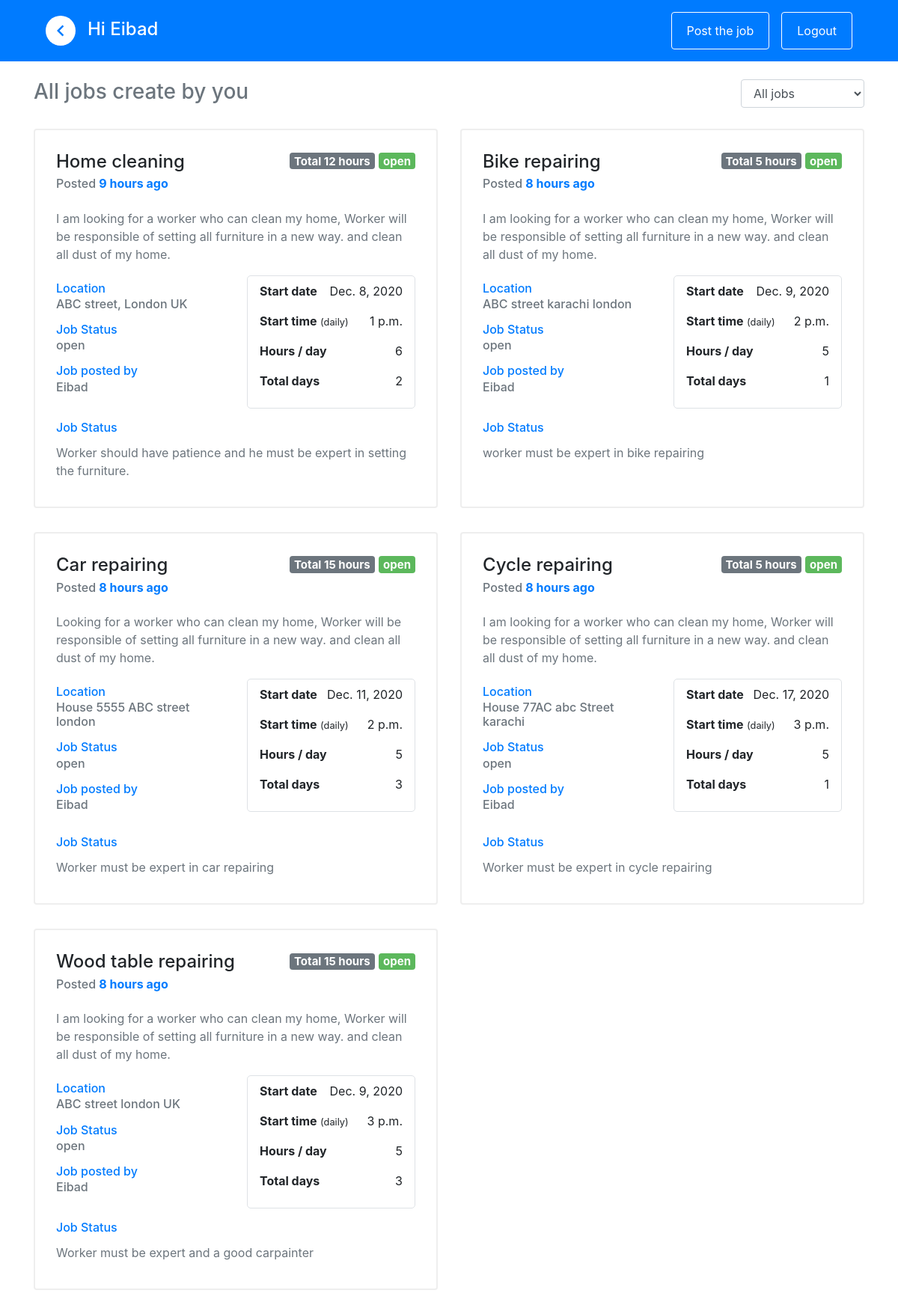
Page /jobs (signed in) on the committed database.
### application/models.py (models this page shows, shortened)
class User(AbstractUser):
    ifClient = models.ForeignKey(client, on_delete = models.CASCADE, blank = True, null = True)
    ifFreelancer = models.ForeignKey(freelancer, on_delete = models.CASCADE, blank = True, null = True)

class job(models.Model):
    title           = models.CharField(max_length = 255)
    description     = models.TextField()
    location        = models.CharField(max_length = 255)
    total_days      = models.IntegerField()
    hours_per_day   = models.IntegerField()
    start_date      = models.DateField(default = None, blank = True, null = True)
    start_time      = models.TimeField()
    end_time        = models.TimeField()
    task_types      = models.TextField()
    group_types     = models.TextField()
    note            = models.TextField(default = None, blank = True, null = True)
    posted_date     = models.DateTimeField(default = datetime.now())
    posted_by       = models.ForeignKey(User, on_delete = models.CASCADE, null = True, blank = True)
    status          = models.CharField(max_length = 50, default = "open")
    def get_total_hours(self):
        return self.total_days * self.hours_per_day
    def when_posted(self):
        postedDate = str(self.posted_date).split("+")[0]
        postedDate = datetime.strptime(postedDate, "%Y-%m-%d %H:%M:%S.%f")
        myDf = datetime.now() - postedDate
        days =  int(myDf.days)
        hours = int(myDf.seconds // 3600)
        minutes = (myDf.seconds %  3600) / 60.0
        if days > 1:
            return self.posted_date
        else:
            if days == 1:
                return f'{days} day ago'
            if hours >= 1:
                if hours == 1:
                    return f'{hours} hour ago'
                return f'{hours} hours ago'

### application/views.py (the view)
# urls.py: path('jobs', views.jobs, name="jobs"),
def jobs(request):
    context = {}
    status = "all"
    if 'status' in request.GET and request.GET['status'] != "":
        status = request.GET['status']
    context['all_jobs'] = get_filtered_jobs(request, status)
    return render(request, 'main.html', context)

### application/views.py (called while the page is built)
def get_filtered_jobs(request, status):
    if status == "all":
        all_jobs = job.objects.all()
    else:
        all_jobs = job.objects.filter(status = status)
    if all_jobs.exists():
        if request.user.ifClient:
            all_jobs = all_jobs.filter(posted_by = request.user)
            print(len(all_jobs))
    return all_jobs

### templates/main.html (shortened to what this page needs)
{% load static %}
{% include 'inc/head.inc.html' %}
{% include 'inc/navbar.inc.html' %}
<body>
    <div class="container">
        <div class="row">
            <div class="col-sm-6">
                <h3 class="mt-4 text-secondary" style="display:inline-block">
                    All jobs create
                    {% if user.ifClient %}
                        by
                    {% else %}
                        for
                    {% endif %}
                    you
                </h3>
            </div>
            {% if user.ifClient %}
            <div class="col-sm-6 d-flex justify-content-end">
                <select class="form-control mt-4" id="filter" style="width: fit-content;">
                    <option value="all">All jobs</option>
                </select>
            </div>
            {% endif %}
        </div>
        <div class="row my-2">
            {% for job in all_jobs %}
            <div class="col-sm-6 my-3">
                <div class="card job-card p-2" style="width: 100%; height: 100%;">
                    <div class="card-body d-flex flex-column">
                        <div>
                            <h4 style="display: inline-block;" class="card-title">{{ job.title }}</h4>
                            <h5 style="float: right;">
                                <span class="badge badge-secondary">Total {{ job.get_total_hours }} hours</span>
                                <span class="badge badge-secondary {{ job.status }}">{{ job.status }}</span>
                            </h5>
                        </div>
                        <h6 class="card-subtitle mb-2 text-muted">Posted <span class="text-primary"><b>{{job.when_posted}}</b></span></h6>
                        <p class="card-text pb-0 mb-2 mt-3 text-secondary">{{ job.description }}</p>
                        <div class="row my-0">
                            <div class="col-sm-6 my-2">
                                <div class="portion">
                                    <h6 class="my-2 text-primary">Location</h6>
                                    <h6 class="card-subtitle mb-2 text-muted">{{ job.location }}</h6>
                                </div>
                                <div class="portion">
                                    <h6 class="my-2 text-primary">Job Status</h6>
                                    <h6 class="card-subtitle mb-2 text-muted">{{ job.status }}</h6>
                                </div>
                                <div class="portion">
                                    <h6 class="my-2 text-primary">Job posted by</h6>
                                    <h6 class="card-subtitle mb-2 text-muted">{{ job.posted_by.first_name }} {{ job.posted_by.last_name }}</h6>
                                </div>
                            </div>
                            <div class="col-sm-6 my-2">
                                <div class="px-3 py-2 border" style="border-radius: 5px;">
                                    <div>
                                        <p  style="display: inline-block;"><b>Start date</b></p>
                                        <p style="float: right;">{{job.start_date}}</p>
                                    </div>
                                    <div>
                                        <p  style="display: inline-block;"><b>Start time</b> <small>(daily)</small></p>
                                        <p style="float: right;">{{job.start_time}}</p>
                                    </div>
                                    <div>
                                        <p  style="display: inline-block;"><b>Hours / day</b></p>
                                        <p style="float: right;">{{job.hours_per_day}}</p>
                                    </div>
                                    <div>
                                        <p  style="display: inline-block;"><b>Total days</b></p>
                                        <p style="float: right;">{{job.total_days}}</p>
                                    </div>
                                </div>
                            </div>
                        </div>
                        {% if job.note %}
                            <h6 class="my-2 text-primary">Job Status</h6>
                            <p class="card-text pb-0 mb-2 mt-1 text-secondary">{{ job.note }}</p>
                        {% endif %}
                    </div>
                </div>
            </div>
            {% endfor %}
        </div>
    </div>
</body>
</html>

### templates/inc/head.inc.html (shortened to what this page needs)
{% load static %}
<!doctype html>
<html class="no-js" lang="zxx">
<head>
    <link rel="stylesheet" href="https://maxcdn.bootstrapcdn.com/bootstrap/4.4.1/css/bootstrap.min.css">
    <link rel="stylesheet" href="https://cdnjs.cloudflare.com/ajax/libs/font-awesome/4.7.0/css/font-awesome.min.css">
</head>

### templates/inc/navbar.inc.html (shortened to what this page needs)
<div class="bg-primary">
    <div class="container">
        <nav class="navbar navbar-expand-md bg-primary navbar-dark">
            <i class="material-icons float-left text-primary bg-white mr-3" style="border-radius: 100%; padding:5px; font-size:30px; cursor: pointer;" title="Go back" onclick="window.history.back()">keyboard_arrow_left</i>
            {% if user.is_authenticated %}
            <div class="float-left mt-1 text-white">
                <h4>Hi {{user.first_name}}</h4>
            </div>
            {% endif %}
              <div class="collapse navbar-collapse flex-row-reverse" id="collapsibleNavbar">
                <ul class="navbar-nav">
                    {% if user.is_authenticated %}
                      {% if user.ifClient %}
                      <li class="nav-item">
                        <a class="nav-link">
                            <button type="button" data-toggle="modal" data-target="#add-job" style="border: solid 1px white; width: 100%;" class="mx-2 btn btn-primary">Post the job</button>
                        </a>
                      </li>
                      {% endif %}
                      <li class="nav-item">
                        <a class="nav-link" href="logout">
                            <button type="button" style="border: solid 1px white; width: 100%;" class="mx-2 btn btn-primary">Logout</button>
                        </a>
                     </li>
                    {% endif %}
                </ul>
              </div>
        </nav>
    </div>
</div>

### templates/inc/head.inc.html (style rules this page uses)
.open { background-color: #5cb85c; color: #ffffff; }
.portion { margin: 0px 0px 15px 0px; }
.job-card { border: solid 2px #eeeeee; transition-duration: 0.25s; }
button { height: 50px; }
select { padding:10px; width: 10em }

### rows in the picture
User: first_name "Eibad"
job: title "Home cleaning", get_total_hours "12", status "open", when_posted "9 hours ago", description "I am looking for a worker who can clean my home, Worker will be responsible of setting all furniture in a new way. and clean all dust of my home.", location "ABC street, London UK", posted_by.first_name "Eibad", start_date "Dec. 8, 2020", start_time "1 p.m.", hours_per_day "6", total_days "2", note "Worker should have patience and he must be expert in setting the furniture."
job: title "Bike repairing", get_total_hours "5", status "open", when_posted "8 hours ago", description "I am looking for a worker who can clean my home, Worker will be responsible of setting all furniture in a new way. and clean all dust of my home.", location "ABC street karachi london", posted_by.first_name "Eibad", start_date "Dec. 9, 2020", start_time "2 p.m.", hours_per_day "5", total_days "1", note "worker must be expert in bike repairing"
job: title "Car repairing", get_total_hours "15", status "open", when_posted "8 hours ago", description "Looking for a worker who can clean my home, Worker will be responsible of setting all furniture in a new way. and clean all dust of my home.", location "House 5555 ABC street london", posted_by.first_name "Eibad", start_date "Dec. 11, 2020", start_time "2 p.m.", hours_per_day "5", total_days "3", note "Worker must be expert in car repairing"
job: title "Cycle repairing", get_total_hours "5", status "open", when_posted "8 hours ago", description "I am looking for a worker who can clean my home, Worker will be responsible of setting all furniture in a new way. and clean all dust of my home.", location "House 77AC abc Street karachi", posted_by.first_name "Eibad", start_date "Dec. 17, 2020", start_time "3 p.m.", hours_per_day "5", total_days "1", note "Worker must be expert in cycle repairing"
job: title "Wood table repairing", get_total_hours "15", status "open", when_posted "8 hours ago", description "I am looking for a worker who can clean my home, Worker will be responsible of setting all furniture in a new way. and clean all dust of my home.", location "ABC street london UK", posted_by.first_name "Eibad", start_date "Dec. 9, 2020", start_time "3 p.m.", hours_per_day "5", total_days "3", note "Worker must be expert and a good carpainter"
